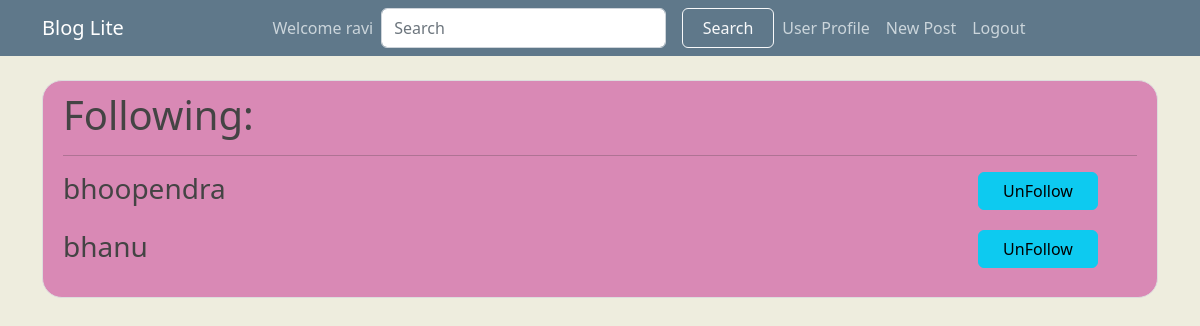
/following (signed in), run on the app's committed database.
### flaskblog/models.py (models this page shows, shortened)
class User(db.Model,UserMixin):
    id = db.Column(db.Integer, primary_key=True)
    username = db.Column(db.String(20), unique=True, nullable=False)
    email = db.Column(db.String(120), unique=True, nullable=False)
    image_file = db.Column(db.String(20), nullable=False, default='default.jpg')
    password = db.Column(db.String(60), nullable=False)
    posts = db.relationship('Post', backref='author', lazy=True)
    followed = db.relationship('User',
                               secondary=followers,
                               primaryjoin=(followers.c.follower_id == id),
                               secondaryjoin=(followers.c.followed_id == id),
                               backref=db.backref('followers')
                               )

### flaskblog/routes.py (the view)
@app.route("/following")
def following():
    users =current_user.followed
    return render_template('following.html', users=users)

### flaskblog/models.py (called while the page is built)
@login_manager.user_loader
def load_user(user_id):
    return User.query.get(int(user_id))

### flaskblog/templates/following.html
{% extends 'layout.html' %}
{% block content %}
<div class="content-section">
    <h1>Following:</h1>
    <hr>
    {% for user in users %}
        <div class="my-3 row">
            <div class="col-md-10">
                <h3>{{ user.username }}</h3>
            </div>
            <div class="col-md-2">
              {% if user.username == user.username %}
              <a href="/unfollow/{{user.username}}"><button type="button" class="btn btn-info">UnFollow</button></a>
              {% else %}
              <a href="/follow/{{user.username}}"><button type="button" class="btn btn-info">Follow</button></a>
              {% endif %}
            </div>
        </div>
    {% endfor %}
</div>
{% endblock content %}

### flaskblog/templates/layout.html (shortened to what this page needs)
<!DOCTYPE html>
<html lang="en">
<head>
  <link rel="stylesheet" href="https://cdnjs.cloudflare.com/ajax/libs/font-awesome/4.7.0/css/font-awesome.min.css">
  <link href="https://cdn.jsdelivr.net/npm/bootstrap@5.2.3/dist/css/bootstrap.min.css" rel="stylesheet"
>
  <link rel="stylesheet" href="{{url_for('static',filename='main.css')}}">
</head>
<body>
  <header class="site-header">
    <nav class="navbar navbar-expand-md navbar-dark bg-steel fixed-top">
      <div class="container">
        <a class="navbar-brand mr-4" href="/"> Blog Lite</a>
        <div class="collapse navbar-collapse" id="navbarToggle">
          <div class="navbar-nav mx-auto">
            {% if current_user.is_authenticated %}
            <a class="nav-item nav-link" href="{{ url_for('profile') }}">Welcome {{current_user.username}}</a>
            <form action="{{url_for('search')}}" method="POST" class="d-flex mr-5" role="search">
              <input class="form-control me-3" name="search" type="search" placeholder="Search" aria-label="Search">
              <button class="btn btn-outline-light" type="submit">Search</button>
            </form>
            <a class="nav-item nav-link" href="{{ url_for('profile') }}">User Profile</a>
            <a class="nav-item nav-link" href="{{ url_for('new_post')}}">New Post</a>
            <a class="nav-item nav-link" href="{{ url_for('logout') }}">Logout</a>
            {% else %}
            <a class="nav-item nav-link" href="{{ url_for('login') }}">Login</a>
            <a class="nav-item nav-link" href="{{ url_for('register') }}">Register</a>
            {% endif %}
          </div>
        </div>
      </div>
    </nav>
  </header>
  <main role="main" class="container">
    <div class="row">
      <div class="col md-8">
        {% block content %}{% endblock %}
      </div>
    </div>
  </main>
</body>
</html>

### flaskblog/static/main.css (style rules this page uses)
body { background: #EEEDDE; color: #333333; margin-top: 5rem; }
h1, h2, h3, h4, h5, h6 { color: #444444; }
.bg-steel { background-color: #5f788a; }
.site-header .navbar-nav .nav-link { color: #cbd5db; }
.content-section { background: #D989B5; padding: 10px 20px; border: 1px solid #dddddd; border-radius: 20px; margin-bottom: 20px; }
button { background: blue; border: none; padding: 5px 10px; color: whitesmoke; width: 120px; border-radius: 5px; transition: all .3s ease-in; }

### data on the page
User: username "ravi"
User: username "bhoopendra"
User: username "bhanu"
